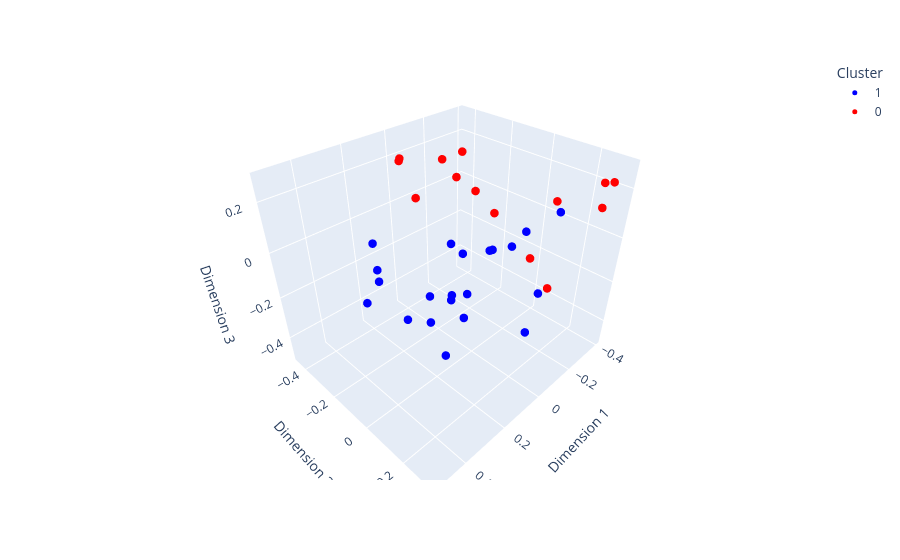

The notebook cell this image was saved under:
### Code cell
import numpy as np
import plotly.express as px
from sklearn.decomposition import PCA
from sklearn.cluster import KMeans
import nbformat

# 1. get embeddings
response = client.embeddings.create(
    model="text-embedding-3-small",
    input=chunks
)
embeddings = np.array([item.embedding for item in response.data])

# 2. cluster in original high-dim space
kmeans = KMeans(n_clusters=2, random_state=42, n_init=10)
cluster_labels = kmeans.fit_predict(embeddings)

# 3. reduce to 3D for plotting
xyz = PCA(n_components=3).fit_transform(embeddings)

# 4. plot, colored by cluster, rotatable
labels = [f"#{i}: {c[:50]}" for i, c in enumerate(chunks)]
fig = px.scatter_3d(
    x=xyz[:, 0], y=xyz[:, 1], z=xyz[:, 2],
    color=cluster_labels.astype(str),
    color_discrete_map={'0': 'red', '1': 'blue'},
    hover_name=labels,
    labels={'x': 'Dimension 1', 'y': 'Dimension 2', 'z': 'Dimension 3', 'color': 'Cluster'}
)
fig.update_traces(marker=dict(size=5))
fig.show()

# 5. describe each cluster using an LLM
for cluster_id in [0, 1]:
    cluster_chunks = [c for c, l in zip(chunks, cluster_labels) if l == cluster_id]
    sample_text = "\n---\n".join(cluster_chunks[:10])

    resp = client.chat.completions.create(
        model="gpt-4o-mini",
        messages=[{
            "role": "user",
            "content": f"These text chunks belong to the same cluster. In 1-2 sentences, describe the common theme:\n\n{sample_text}"
        }]
    )
    color = "RED" if cluster_id == 0 else "BLUE"
    print(f"{color} cluster (n={len(cluster_chunks)}): {resp.choices[0].message.content}\n")

### Figure 1 — Plotly figure (JSON) as saved in the notebook; plotly's stock layout.template omitted (floating-point values rounded to 4 significant figures)
{"data": [{"hovertemplate": "<b>%{hovertext}</b><br><br>Cluster=1<br>Dimension 1=%{x}<br>Dimension 2=%{y}<br>Dimension 3=%{z}<extra></extra>", "hovertext": ["#0: \nThe Best Work of Our Lives\nCULTURE MEMO\nAt Netfli", "#1:  have high performers at Netflix — people who are\n", "#2: ll of what’s next — even when it’s uncomfortable.\n", "#3: are and the way we empower people at every level.\n", "#6: s better together. These are the values we value:\n", "#7:  give feedback; you are open about what’s working\n", "#8: nge the status quo, in the pursuit of excellence.\n", "#16: kes everyone more successful.\nPEOPLE OVER PROCESS\n", "#19:  when someone is about to make a decision that is\n", "#22: neer, and vice versa when it comes to our product\n", "#23: and what didn’t — so everyone can learn how to do\n", "#24: a minimum and ensure any process is good (simple,\n", "#25: ity and making it harder for businesses to adapt.\n", "#26: op and grow. In entertainment and technology, our\n", "#27:  a billion\n2 people globally — something no other\n", "#28: Many people will be happier at companies that are\n", "#29: f stories and people on screen. This diversity is\n", "#30: ram for a wide variety of audiences, cultures and\n", "#31: servative — that means our audience is over 500M.\n", "#33:  our culture, not preserve it. Every new employee\n", "#34: e, shows us the way:\nIf you want to build a ship,\n"], "legendgroup": "1", "marker": {"color": "blue", "size": 5, "symbol": "circle"}, "mode": "markers", "name": "1", "scene": "scene", "showlegend": true, "type": "scatter3d", "x": [0.263, 0.1757, 0.2124, 0.268, 0.02122, -0.2266, 0.03252, 0.05916, -0.0121, 0.05899, 0.09555, 0.02263, -0.09195, 0.348, 0.2583, 0.3106, 0.2, 0.5173, 0.5146, -0.03125, 0.1558], "y": [-0.2421, -0.05478, -0.01357, -0.2474, -0.01332, 0.1004, -0.01791, 0.1178, 0.3215, 0.2562, 0.1596, 0.1801, 0.2272, 0.202, 0.1362, -0.02243, 0.08128, 0.1234, 0.05127, -0.08938, 0.03292], "z": [-0.09578, -0.1624, -0.2396, 0.01927, -0.2142, -0.4968, -0.3298, 0.06165, 0.2575, 0.1934, 0.1009, 0.08934, -0.1413, -0.1597, -0.02509, -0.1718, -0.06833, 0.1767, 0.06067, -0.0895, 0.09355]}, {"hovertemplate": "<b>%{hovertext}</b><br><br>Cluster=0<br>Dimension 1=%{x}<br>Dimension 2=%{y}<br>Dimension 3=%{z}<extra></extra>", "hovertext": ["#4: t for everyone, so please read on.\nTHE DREAM TEAM\n", "#5: e dysfunctional, as anyone who’s watched Ozark or\n", "#9:  changing circumstances; you make tough decisions\n", "#10: is, in turn, enables us to practice extraordinary\n", "#11: hem directly. This is especially true when you’re\n", "#12:  seniority, tenure or unconditional loyalty. It’s\n", "#13: ong developers of talent. And to ensure they have\n", "#14: hild and his dad saying, “That’s a keeper, Reed!”\n", "#15: t pay off. On the Dream Team, you need people who\n", "#17: ood decision-making muscles at every level of the\n", "#18: ions. It takes an unusually responsible person to\n", "#20: all on the right way ahead. Then different teams,\n", "#21: en to people at every level. We call this farming\n", "#32: ed our first DVD in 1998. But we're nowhere close\n"], "legendgroup": "0", "marker": {"color": "red", "size": 5, "symbol": "circle"}, "mode": "markers", "name": "0", "scene": "scene", "showlegend": true, "type": "scatter3d", "x": [-0.03928, 0.02966, -0.3601, -0.3951, -0.3734, -0.2696, -0.09915, -0.1048, -0.276, -0.3726, -0.3906, -0.3588, -0.1395, -0.002656], "y": [-0.4535, -0.363, -0.005453, 0.07676, -0.2259, -0.2478, -0.1648, -0.2743, -0.365, 0.2624, 0.2608, 0.3029, 0.2264, -0.3183], "z": [0.1756, 0.2332, -0.2274, -0.3628, -0.09962, 0.03611, 0.2802, 0.2168, 0.05804, 0.2103, 0.1045, 0.2307, 0.2112, 0.0746]}], "layout": {"legend": {"title": {"text": "Cluster"}, "tracegroupgap": 0}, "margin": {"t": 60}, "scene": {"domain": {"x": [0, 1], "y": [0, 1]}, "xaxis": {"title": {"text": "Dimension 1"}}, "yaxis": {"title": {"text": "Dimension 2"}}, "zaxis": {"title": {"text": "Dimension 3"}}}}}
